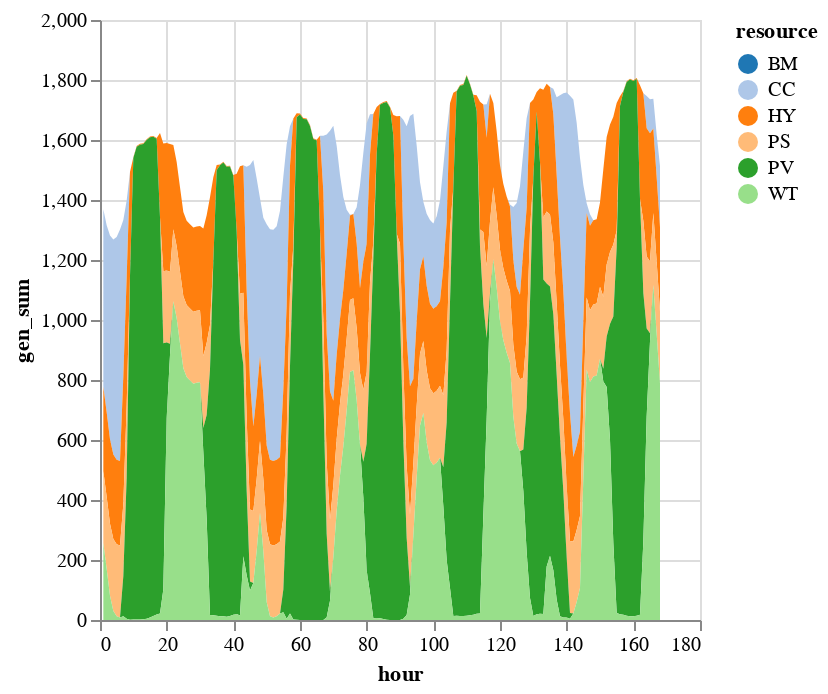

The notebook cell this image was saved under:
### Code cell
sol_gen_wind = innerjoin(meeting_emissions.solution, 
                    gen_df[!, [:r_id, :resource]], 
                    on = :r_id)
sol_gen_wind = combine(groupby(sol_gen_wind, [:resource, :hour]), 
            :gen => sum)

# Reorder resources
sort!(sol_gen_wind, [:hour, :resource])
sol_gen_sum_wind = combine(groupby(sol_gen_wind, [:resource]), :gen_sum => sum)
sol_gen_wind |>
@vlplot(:area, 
    x=:hour, y={:gen_sum, stack=:zero}, 
    color={"resource:n", scale={scheme="category20"}})

### Figure 1 — Vega-Lite specification as saved in the notebook (floating-point values rounded to 4 significant figures; data arrays with more than 128 entries replaced by an {"elided": "..."} marker saying what was removed)
{"data": {"values": {"elided": "1008 records"}}, "encoding": {"color": {"field": "resource", "scale": {"scheme": "category20"}, "type": "nominal"}, "x": {"field": "hour", "type": "quantitative"}, "y": {"field": "gen_sum", "stack": "zero", "type": "quantitative"}}, "mark": "area"}
